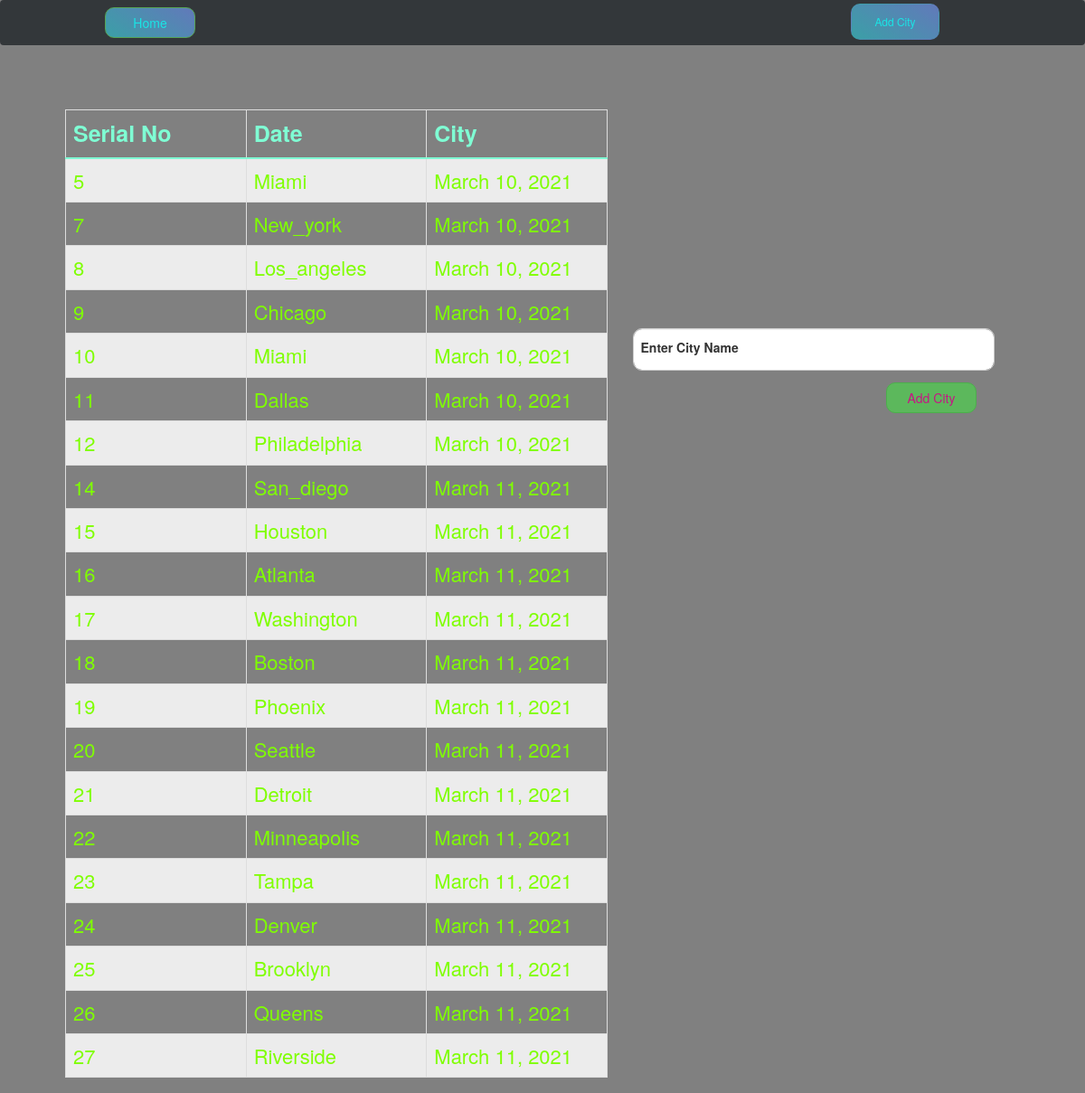
The app's page /addcity/, older data.
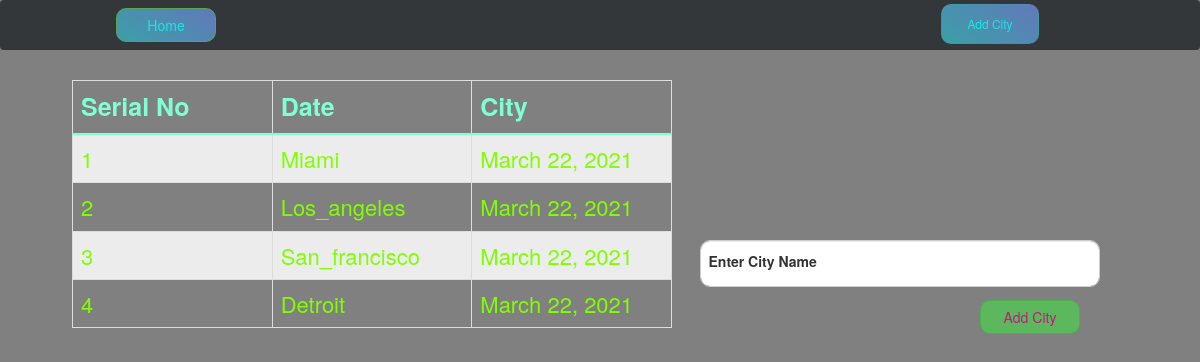
The same page, newer data.
### ipapp/models.py (models this page shows, shortened)
class City(models.Model):
    name = models.CharField(max_length=200)
    date = models.DateField(default=date.today())

### ipapp/views.py (the view, shortened to what this page needs)
# urls.py: path('addcity/',views.addcity,name='addcity'),
def addcity(request):
    return render(request,'addcity.html',{'cities':City.objects.all})

### templates/addcity.html (shortened to what this page needs)
{% extends "base.html" %}
{% load static %}
{% block content %}
<div class="cityform">
  <form action="{% url 'addcity' %}" method="POST">
    <div class="form-floating mb-4">
        <input type="text" name="city_name" class="form-control fsco" id="floatingInput"
          placeholder="Enter City Name" style="height: 47px
          ;text-transform:capitalize;" required autofocus>
        <label for="floatingInput">Enter City Name</label>
        <br> <br>
        <input type="submit" class="btn btn-success bac" value="Add City">
      </div>
  </form>
</div>
<div class="citylist">
    <table id="example" class="table table-striped table-bordered" style="width:100%">
        <thead>
          <tr>
            <th><b>Serial No</b></th>
              <th><b>Date</b></th>
            <th><b> City </b></th>
          </tr>
        </thead>
        <tbody>
          {% for city in cities %}
          <tr>
            <td>{{city.pk}}</td>
            <td>{{city.name}}</td>
            <td>{{city.date}}</td>
          </tr>
          {% endfor %}
        </tbody>
      </table>
</div>
{% endblock content %}

Row changes from the older to the newer data that the page shows:
removed City: pk "5", name "Miami", date "March 10, 2021"
removed City: pk "7", name "New_york", date "March 10, 2021"
removed City: pk "8", name "Los_angeles", date "March 10, 2021"
removed City: pk "9", name "Chicago", date "March 10, 2021"
removed City: pk "10", name "Miami", date "March 10, 2021"
removed City: pk "11", name "Dallas", date "March 10, 2021"
removed City: pk "12", name "Philadelphia", date "March 10, 2021"
removed City: pk "14", name "San_diego", date "March 11, 2021"
removed City: pk "15", name "Houston", date "March 11, 2021"
removed City: pk "16", name "Atlanta", date "March 11, 2021"
removed City: pk "17", name "Washington", date "March 11, 2021"
removed City: pk "18", name "Boston", date "March 11, 2021"
removed City: pk "19", name "Phoenix", date "March 11, 2021"
removed City: pk "20", name "Seattle", date "March 11, 2021"
removed City: pk "21", name "Detroit", date "March 11, 2021"
removed City: pk "22", name "Minneapolis", date "March 11, 2021"
removed City: pk "23", name "Tampa", date "March 11, 2021"
removed City: pk "24", name "Denver", date "March 11, 2021"
removed City: pk "25", name "Brooklyn", date "March 11, 2021"
removed City: pk "26", name "Queens", date "March 11, 2021"
removed City: pk "27", name "Riverside", date "March 11, 2021"
added City: pk "1", name "Miami", date "March 22, 2021"
added City: pk "2", name "Los_angeles", date "March 22, 2021"
added City: pk "3", name "San_francisco", date "March 22, 2021"
added City: pk "4", name "Detroit", date "March 22, 2021"
